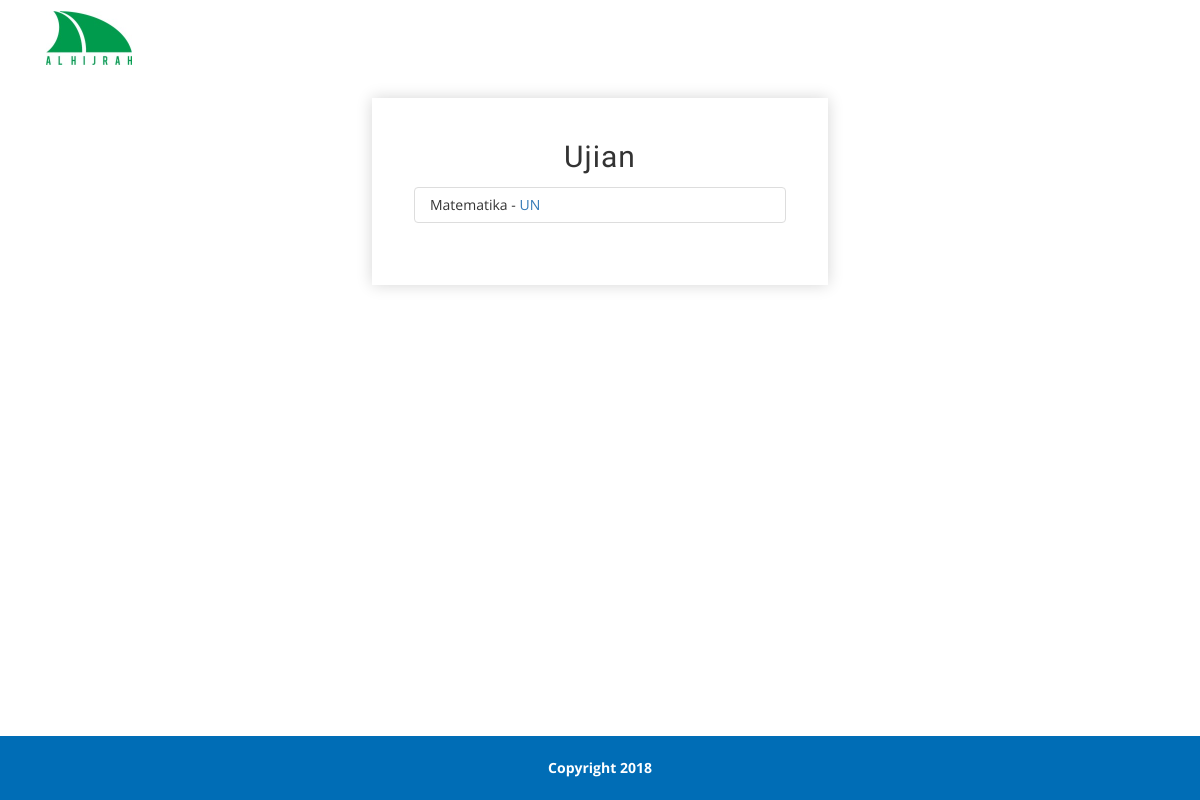
The page /pilihujian.php (signed in) on the database as committed earlier.
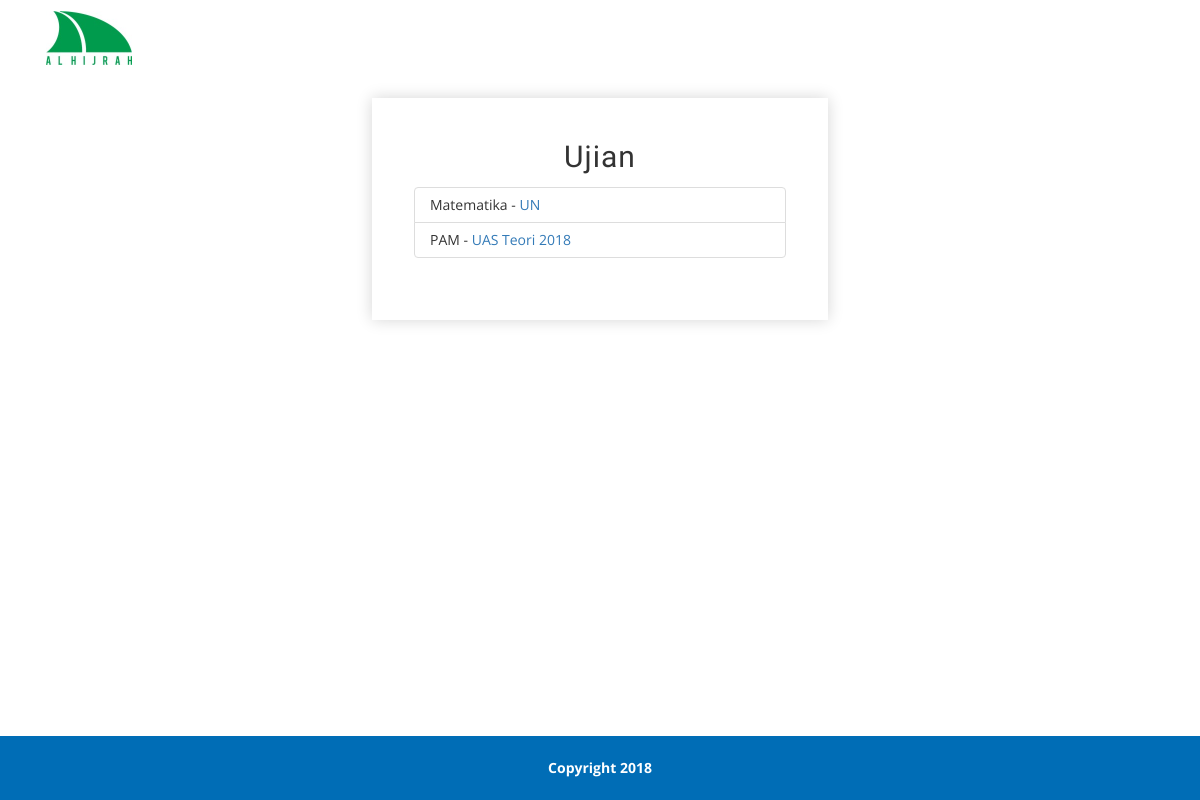
The same page on the database as committed later.
### tables this page shows
CREATE TABLE IF NOT EXISTS `ujian` (
  `id_ujian` int(11) NOT NULL,
  `nama_ujian` varchar(300) NOT NULL,
  `id_mapel` int(11) NOT NULL,
  `status` int(11) NOT NULL,
  `total` int(11) NOT NULL
);

CREATE TABLE IF NOT EXISTS `mapel` (
  `id_mapel` int(11) NOT NULL,
  `nama` varchar(50) NOT NULL
);

### pilihujian.php (the view, shortened to what this page needs)
<?php
	include 'common/header.php';
	$query_ujian = mysql_query("SELECT * FROM ujian WHERE status='1' AND total > 0");
?>
<head>
</head>
<body>
<div class="login" style="line-height: 100%;">
	<div class="main-agileits">
		<div class="form-w3agile">
			<h2>Ujian</h2><br>
			<?php if (mysql_num_rows($query_ujian)==0) { ?>
				<div class="alert alert-info" role="alert">
					<h4 class="alert-heading">Pemberitahuan</h4>
					<center><p>Untuk saat ini daftar ujian sedang kosong. Jika anda merasa ada kesalahan silahkan hubungi guru atau admin.</p></center>
					<hr>
					<center><p>Daftar ujian kosong.</p></center>
				</div>
			<?php } else { ?>
		        <div class="card" style="width: 100%;">
				  	<ul class="list-group list-group-flush">
		        <?php while ($ujian = mysql_fetch_array($query_ujian,MYSQL_ASSOC)) {
		        	$id_mapel = $ujian['id_mapel'];
		        	$query_mapel 	= mysql_query("SELECT * FROM mapel WHERE id_mapel='$id_mapel'");
					$data_mapel		= mysql_fetch_array($query_mapel);
		        	echo "<li class='list-group-item'>" . $data_mapel['nama'] . "  - <a href=mulaiujian_process.php?ujian=".$ujian['id_ujian'].">" . $ujian['nama_ujian'] . "</a></li>" ;
		        } ?>
		        	</ul>
				</div>
			<?php } ?>
		</div>
	</div>
</div>
</body>
<footer>
    <div class="footer" style="background-color: #006DB6;">
        <div class="container">
            <div class="col-md-12">
                <center><b>Copyright 2018</b></center>
            </div>
            <div class="clearfix"></div>
        </div>
    </div>
</footer>

### common/header.php (shortened to what this page needs)
<!DOCTYPE html>
<html lang="en">
<head>
	<link href="css/bootstrap.css" rel="stylesheet" type="text/css" media="all" />
	<link rel="stylesheet" href="css/style.css" type="text/css" media="all" />
	<link rel="stylesheet" href="css/font-awesome.min.css" type="text/css" media="all" />
	<link rel="stylesheet" href="css/font-awesome.css" type="text/css" media="all" />
	<link rel="stylesheet" href="css/fontawesome.css" type="text/css" media="all" />
</head>
<div class="header-bottom-w3ls" id="navbar" style="z-index: 1;">
	<div class="container-fluid">
		<div class="col-md-12 navigation-agileits">
			<nav class="navbar navbar-default">
			  	<div class="collapse navbar-collapse" id="bs-megadropdown-tabs">
			    	<ul class="nav navbar-nav">
					<?php if ($_SESSION['role']=="siswa") { ?>
						<a href="#" class="navbar-left"><img src="images/logo.jpeg" style="width: 50%; height: 50%;"></a>
						<?php if (isset($_SESSION['username'])) { ?>
						    <li><a href="datanilai.php"><span class="glyphicon glyphicon-ok"></span> Data Nilai</a></li>
						<?php }
						} elseif ($_SESSION['role']=="guru") { ?>
						<li class=" active"><a href="index-guru.php" class="hyper "><span>Dashboard</span></a></li>
						<li><a href="pilihujian.php"><span class="glyphicon glyphicon-pencil"></span> Ujian</a></li>
						<li><a href="pilihlatihan.php"><span class="glyphicon glyphicon-pencil"></span> Latihan</a></li>
					<?php } elseif ($_SESSION['role']=="admin") { ?>
						<li class=" active"><a href="index-admin.php" class="hyper "><span>Dashboard</span></a></li>
					<?php } ?>
			    	</ul>
			    	<ul class="nav navbar-nav navbar-right">
			    			<?php
								if(!isset($_SESSION['username'])) { ?>
									<li><a href="masuk.php"><span class="glyphicon glyphicon-log-in"></span> Masuk</a></li>
									<li><a href="daftar.php"><span class="glyphicon glyphicon-user"></span> Daftar</a></li>
							<?php
								}
								else{?>
									<li class="dropdown">
										<a href="#" class="dropdown-toggle" data-toggle="dropdown"><span class="glyphicon glyphicon-user"></span> <?php echo($_SESSION['nama']) ?> <b class="caret"></b></a>
									</li>
							<?php
								}
							?>
			    	</ul>
			  	</div>
			</nav>
		</div>
	</div>
</div>

### css/style.css (style rules this page uses)
body { padding: 0; margin: 0; background: #FFF; font-family: 'open Sans', sans-serif; }
body a { transition: 0.5s all; -webkit-transition: 0.5s all; -moz-transition: 0.5s all; -o-transition: 0.5s all; -ms-transition: 0.5s all; text-decoration: none; }
h1, h2, h3, h4, h5, h6 { margin: 0; padding: 0; text-align: center; font-family: 'Source Sans Pro', sans-serif; letter-spacing:1px; }
ul { margin:0; padding:0; }
img { width: 100%; }
.header-bottom-w3ls { background: #fff; padding:10px 0; }
.navbar-default { border-color: transparent; }
.navbar { margin-bottom:0; }
.banner-bootom-w3-agileits,.top-products,.fandt,.top-brands,.newsletter,.footer,.content,.contact,.about,.team,.main-grid-border,.faq,.products,.collpse.tabs,.login,.check-out,.payment { padding:22px 0; }
.main-agileits { width: 40%; margin: 0em auto; box-shadow: 0px 0px 15px 0px #D6D6D6; -o-box-shadow: 0px 0px 15px 0px #D6D6D6; -moz-box-shadow: 0px 0px 15px 0px #D6D6D6; -webkit-box-shadow: 0px 0px 15px 0px #D6D6D6; padding: 3em; }
@media screen and (max-width: 1440px) { .main-agileits { width: 33%; } }
@media screen and (max-width: 1366px) { .main-agileits { width: 35%; } }
@media screen and (max-width: 1280px) { .main-agileits { width: 38%; } }

### pilihujian.php (style rules this page uses)
footer { position: fixed; left: 0; bottom: 0; width: 100%; color: #FFF; text-align: center; }

Rows that differ between the two databases and show on the page:
added ujian: id_mapel.nama "PAM", nama_ujian "UAS Teori 2018"
